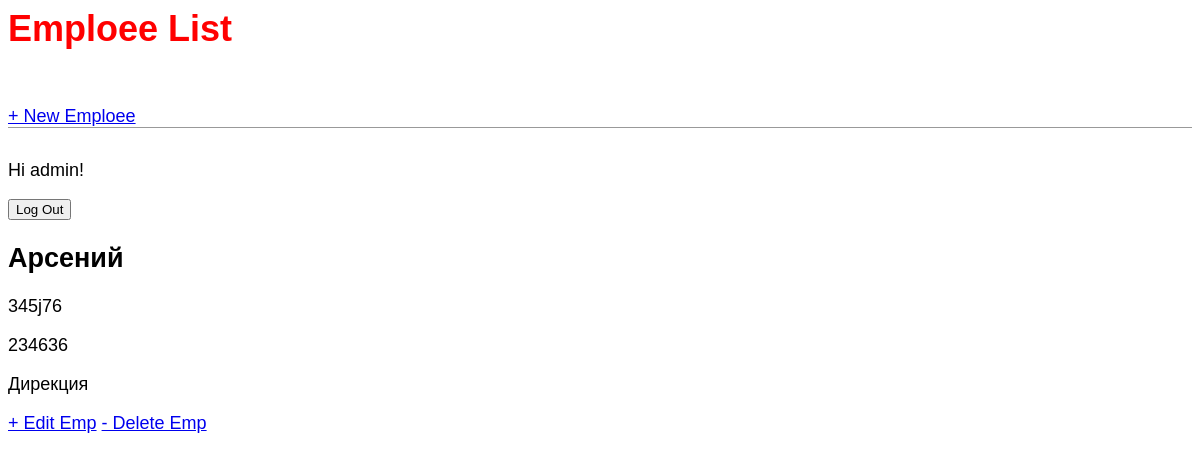
/emp/4/ (signed in), run on the app's committed database.
### blog/models.py (models this page shows, shortened)
class Emp(models.Model):
    name=models.CharField(max_length=200)
    emp_id=models.CharField(max_length=200)
    phone=models.CharField(max_length=10)
    address=models.CharField(max_length=150)
    working=models.BooleanField(default=True)
    department=models.CharField(max_length=200)

### blog/views.py (the view)
# urls.py: path('emp/<int:pk>/', views.EmpDetailView.as_view(), name='emp_detail'),
class EmpDetailView(DetailView):
    model = Emp
    template_name = 'emp_detail.html'

### templates/emp_detail.html (shortened to what this page needs)
{% extends 'base.html' %}
{% block content %}
    <div class="object-entry">
        <h2>{{ object.name }}</h2>
        <p>{{ object.emp_id }}</p>
        <p>{{ object.phone }}</p>
        <p>{{ object.department }}</p>
    </div>
    <a href="{% url 'emp_edit' emp.pk %}">+ Edit Emp</a>
    <a href="{% url 'emp_delete' emp.pk %}">- Delete Emp</a>
{% endblock content %}

### templates/base.html (shortened to what this page needs)
{% load static %}
<html>
    <head>
        <link rel="stylesheet" href="{% static 'css/base.css'%}">
    </head>
    <body>
     <div class="container">
        <header>
          <div class="nav-left">
            <h1><a href="/">Emploee List</a></h1>
          </div>
          <div class="nav-right">
            <a href="{% url 'emp_new' %}">+ New Emploee</a>
          </div>
        </header>
         {% if user.is_authenticated %}
            <p>Hi {{ user.username }}!</p>
            <form action="{% url 'logout' %}" method="post">
                <button type="submit">Log Out</button>
            </form>
         {% else %}
            <p>You are not logged</p>
            <a href="{% url 'login' %}">login</a>
         {% endif %}
         {% block content %}
         {% endblock content %}
     </div>
    </body>
</html>

### static/css/base.css (style rules this page uses)
body { font-family: 'Source Sans Pro', sans-serif; font-size: 18px; }
header { border-bottom: 1px solid #999; margin-bottom: 2rem; dysplay: flex; }
header h1 a { color: red; text-decoration: none; }
.nav-left { margin-right: auto; }
.nav-right { dysplay: flex; padding-top:2rem; }

### data on the page
Emp: name "Арсений", emp_id "345j76", phone "234636", department "Дирекция"

### other printed values
{{ user.username }} "admin"
